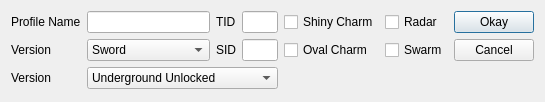
<?xml version="1.0" encoding="UTF-8"?>
<ui version="4.0">
 <class>ProfileEditor8</class>
 <widget class="QDialog" name="ProfileEditor8">
  <property name="geometry">
   <rect>
    <x>0</x>
    <y>0</y>
    <width>545</width>
    <height>102</height>
   </rect>
  </property>
  <property name="windowTitle">
   <string>Profile Editor Gen 8</string>
  </property>
  <layout class="QGridLayout" name="gridLayout">
   <item row="0" column="0">
    <widget class="QLabel" name="labelProfile">
     <property name="text">
      <string>Profile Name</string>
     </property>
    </widget>
   </item>
   <item row="0" column="1">
    <widget class="QLineEdit" name="lineEditProfile"/>
   </item>
   <item row="0" column="2">
    <widget class="QLabel" name="labelTID">
     <property name="text">
      <string>TID</string>
     </property>
    </widget>
   </item>
   <item row="0" column="3">
    <widget class="TextBox" name="textBoxTID"/>
   </item>
   <item row="0" column="4">
    <widget class="QCheckBox" name="checkBoxShinyCharm">
     <property name="text">
      <string>Shiny Charm</string>
     </property>
    </widget>
   </item>
   <item row="0" column="5">
    <widget class="QCheckBox" name="checkBoxRadar">
     <property name="text">
      <string>Radar</string>
     </property>
    </widget>
   </item>
   <item row="0" column="6">
    <widget class="QPushButton" name="pushButtonOkay">
     <property name="text">
      <string>Okay</string>
     </property>
    </widget>
   </item>
   <item row="1" column="0">
    <widget class="QLabel" name="labelVersion">
     <property name="text">
      <string>Version</string>
     </property>
    </widget>
   </item>
   <item row="1" column="1">
    <widget class="ComboBox" name="comboBoxVersion">
     <item>
      <property name="text">
       <string>Sword</string>
      </property>
     </item>
     <item>
      <property name="text">
       <string>Shield</string>
      </property>
     </item>
     <item>
      <property name="text">
       <string>Brilliant Diamond</string>
      </property>
     </item>
     <item>
      <property name="text">
       <string>Shining Pearl</string>
      </property>
     </item>
    </widget>
   </item>
   <item row="1" column="2">
    <widget class="QLabel" name="labelSID">
     <property name="text">
      <string>SID</string>
     </property>
    </widget>
   </item>
   <item row="1" column="3">
    <widget class="TextBox" name="textBoxSID"/>
   </item>
   <item row="1" column="4">
    <widget class="QCheckBox" name="checkBoxOvalCharm">
     <property name="text">
      <string>Oval Charm</string>
     </property>
    </widget>
   </item>
   <item row="1" column="5">
    <widget class="QCheckBox" name="checkBoxSwarm">
     <property name="text">
      <string>Swarm</string>
     </property>
    </widget>
   </item>
   <item row="1" column="6">
    <widget class="QPushButton" name="pushButtonCancel">
     <property name="text">
      <string>Cancel</string>
     </property>
    </widget>
   </item>
   <item row="2" column="0">
    <widget class="QLabel" name="labelStoryFlag">
     <property name="text">
      <string>Version</string>
     </property>
    </widget>
   </item>
   <item row="2" column="1" colspan="3">
    <widget class="ComboBox" name="comboBoxStoryFlag">
     <item>
      <property name="text">
       <string>Underground Unlocked</string>
      </property>
     </item>
     <item>
      <property name="text">
       <string>Strength Obtained</string>
      </property>
     </item>
     <item>
      <property name="text">
       <string>Defog Obtained</string>
      </property>
     </item>
     <item>
      <property name="text">
       <string>7 Badges</string>
      </property>
     </item>
     <item>
      <property name="text">
       <string>Waterfall Obtained</string>
      </property>
     </item>
     <item>
      <property name="text">
       <string>National Dex</string>
      </property>
     </item>
    </widget>
   </item>
  </layout>
 </widget>
 <customwidgets>
  <customwidget>
   <class>TextBox</class>
   <extends>QLineEdit</extends>
   <header>Forms/Controls/TextBox.hpp</header>
  </customwidget>
  <customwidget>
   <class>ComboBox</class>
   <extends>QComboBox</extends>
   <header>Forms/Controls/ComboBox.hpp</header>
  </customwidget>
 </customwidgets>
 <tabstops>
  <tabstop>lineEditProfile</tabstop>
  <tabstop>comboBoxVersion</tabstop>
  <tabstop>textBoxTID</tabstop>
  <tabstop>textBoxSID</tabstop>
  <tabstop>checkBoxShinyCharm</tabstop>
  <tabstop>checkBoxOvalCharm</tabstop>
  <tabstop>checkBoxRadar</tabstop>
  <tabstop>checkBoxSwarm</tabstop>
  <tabstop>pushButtonOkay</tabstop>
  <tabstop>pushButtonCancel</tabstop>
 </tabstops>
 <resources/>
 <connections>
  <connection>
   <sender>pushButtonCancel</sender>
   <signal>clicked()</signal>
   <receiver>ProfileEditor8</receiver>
   <slot>reject()</slot>
   <hints>
    <hint type="sourcelabel">
     <x>452</x>
     <y>57</y>
    </hint>
    <hint type="destinationlabel">
     <x>470</x>
     <y>88</y>
    </hint>
   </hints>
  </connection>
 </connections>
</ui>
